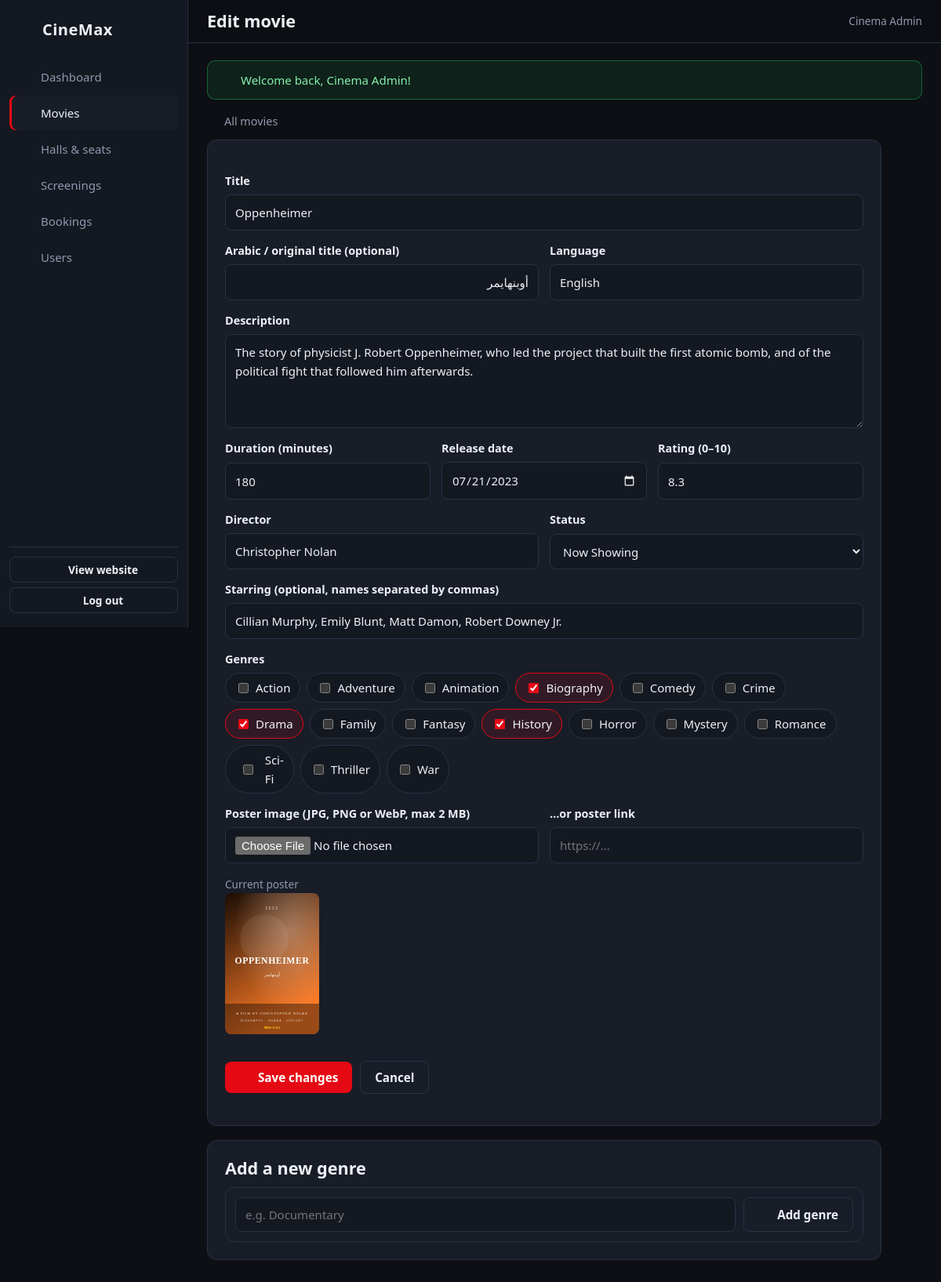
The app's page /admin/movies/12/edit (signed in) with its own data.
### tables this page shows
CREATE TABLE users (
  user_id     INT AUTO_INCREMENT PRIMARY KEY,
  full_name   VARCHAR(100) NOT NULL,
  email       VARCHAR(150) NOT NULL UNIQUE,
  phone       VARCHAR(20)  NOT NULL,
  password    VARCHAR(255) NOT NULL,
  role        ENUM('Customer','Admin') NOT NULL DEFAULT 'Customer',
  created_at  DATETIME NOT NULL DEFAULT CURRENT_TIMESTAMP
);

CREATE TABLE movies (
  movie_id     INT AUTO_INCREMENT PRIMARY KEY,
  title        VARCHAR(150) NOT NULL,
  original_title VARCHAR(150) NULL,
  language     VARCHAR(50) NOT NULL DEFAULT 'English',
  description  TEXT NOT NULL,
  duration     INT NOT NULL,
  release_date DATE NOT NULL,
  director     VARCHAR(100) NOT NULL,
  starring     VARCHAR(255) NULL,
  rating       DECIMAL(3,1) NOT NULL DEFAULT 0,
  poster       VARCHAR(255) NULL,
  status       ENUM('Now Showing','Coming Soon','Ended') NOT NULL DEFAULT 'Coming Soon',
  INDEX (status), INDEX (title)
);

CREATE TABLE genres (
  genre_id    INT AUTO_INCREMENT PRIMARY KEY,
  genre_name  VARCHAR(50) NOT NULL UNIQUE
);

### app/Core/Controller.php (called while the page is built, shortened)
<?php
abstract class Controller
{
    protected function view(string $view, array $data = [], string $layout = 'main'): void
    {
        $data['errors'] ??= $_SESSION['_errors'] ?? [];
        extract($data);
        require ROOT . "/app/Views/$view.php";
        $content = ob_get_clean();
        require ROOT . "/app/Views/layouts/$layout.php";
    }
}

### app/Controllers/Admin/MovieAdminController.php (called while the page is built, shortened)
<?php
class MovieAdminController extends Controller
{
    public function edit(int $id): void
    {
        $movie = Movie::find($id) ?? abort(404);
        $this->view('admin/movies/form', [
            'pageTitle' => 'Edit movie',
            'movie'     => $movie,
            'genres'    => Genre::allGenres(),
            'selected'  => array_map('intval', old('genres', Movie::genreIds($id))),
        ], 'admin');
    }
}

### public/index.php (called while the page is built, shortened)
<?php
spl_autoload_register(function (string $class) {
    if (str_starts_with($class, 'App\\')) {
        $file = ROOT . '/app/' . str_replace('\\', '/', substr($class, 4)) . '.php';
    }
});
require ROOT . '/app/Core/helpers.php';
$router = new App\Core\Router();
$path = parse_url($_SERVER['REQUEST_URI'] ?? '/', PHP_URL_PATH);
$base = base_path();
$router->dispatch($_SERVER['REQUEST_METHOD'], rawurldecode($path ?: '/'));

### app/Core/Database.php (called while the page is built, shortened)
<?php
class Database
{
    private static ?PDO $pdo = null;
    public static function pdo(): PDO
    {
        if (self::$pdo === null) {
            $c = config('db');
            $dsn = "mysql:host={$c['host']};port={$c['port']};dbname={$c['name']};charset={$c['charset']}";
            self::$pdo = new PDO($dsn, $c['user'], $c['password'], [
                PDO::ATTR_ERRMODE            => PDO::ERRMODE_EXCEPTION,
                PDO::ATTR_DEFAULT_FETCH_MODE => PDO::FETCH_ASSOC,
                PDO::ATTR_EMULATE_PREPARES   => false,
            ]);
            self::$pdo->exec("SET time_zone = '" . date('P') . "'");
        }
        return self::$pdo;
    }
}

### app/Core/Model.php (called while the page is built, shortened)
<?php
abstract class Model
{
    protected static function db(): PDO
    {
        return Database::pdo();
    }
    protected static function run(string $sql, array $params = []): PDOStatement
    {
        $stmt = self::db()->prepare($sql);
        $stmt->execute($params);
        return $stmt;
    }
    protected static function all(string $sql, array $params = []): array
    {
        return self::run($sql, $params)->fetchAll();
    }
    protected static function one(string $sql, array $params = []): ?array
    {
        $row = self::run($sql, $params)->fetch();
        return $row === false ? null : $row;
    }
}

### app/Models/Movie.php (called while the page is built, shortened)
<?php
class Movie extends Model
{
    public static function find(int $id): ?array
    {
        return self::one(self::LIST_SQL . ' WHERE m.movie_id = ? GROUP BY m.movie_id', [$id]);
    }
}

### app/Models/Genre.php (called while the page is built, shortened)
<?php
class Genre extends Model
{
    public static function allGenres(): array
    {
        return self::all('SELECT * FROM genres ORDER BY genre_name');
    }
}

### config/config.php (called while the page is built)
<?php
return [
    'app' => [
        'name'      => 'CineMax',
        'timezone'  => 'Africa/Tripoli',
        'currency'  => 'LYD',
        'hold_minutes' => 10,
        'cancel_hours' => 2,
        'vip_multiplier' => 1.5,
        'debug' => true,
    ],
    'db' => [
        'host'     => '127.0.0.1',
        'port'     => getenv('DB_PORT') ?: 3306,
        'name'     => 'cinema_db',
        'user'     => 'root',
        'password' => '',
        'charset'  => 'utf8mb4',
    ],
    'mail' => [
        'enabled'    => false,
        'host'       => 'smtp.gmail.com',
        'port'       => 587,
        'encryption' => 'tls',
        'username'   => 'your-address@gmail.com',
        'password'   => 'your-app-password',
        'from_email' => 'your-address@gmail.com',
        'from_name'  => 'CineMax Cinema',
    ],
];

### app/Core/Auth.php (called while the page is built, shortened)
<?php
class Auth
{
    private static ?array $user = null;
    public static function user(): ?array
    {
        if (self::$user !== null) {
            return self::$user;
        }
        if (!empty($_SESSION['user_id'])) {
            self::$user = User::find((int) $_SESSION['user_id']);
        } elseif (!empty($_COOKIE[self::COOKIE])) {
            self::loginFromCookie($_COOKIE[self::COOKIE]);
        }
        return self::$user;
    }
    public static function check(): bool
    {
        return self::user() !== null;
    }
    public static function requireLogin(): void
    {
        if (!self::check()) {
            $_SESSION['intended'] = $_SERVER['REQUEST_URI'] ?? null;
            flash('error', 'Please log in to continue.');
            redirect('/login');
        }
    }
    public static function requireAdmin(): void
    {
        self::requireLogin();
    }
}

### app/Models/User.php (called while the page is built, shortened)
<?php
class User extends Model
{
    public static function find(int $id): ?array
    {
        return self::one('SELECT user_id, full_name, email, phone, role, created_at FROM users WHERE user_id = ?', [$id]);
    }
}

### app/Views/admin/movies/form.php (the view, shortened to what this page needs)
<?php
$val = fn (string $k, $default = '') => old($k, $movie[$k] ?? $default);
$action = $movie ? url('/admin/movies/' . (int) $movie['movie_id']) : url('/admin/movies');
?>
<a class="back-link" href="<?= url('/admin/movies') ?>"><?= icon('back', 16) ?> All movies</a>
<div class="card" style="max-width:860px">
    <form method="post" action="<?= $action ?>" enctype="multipart/form-data" class="form js-validate" novalidate>
        <label class="field <?= isset($errors['title']) ? 'invalid' : '' ?>">
            <span>Title</span>
            <input type="text" name="title" value="<?= e($val('title')) ?>" required maxlength="150">
        </label>
        <div class="field-row">
            <label class="field <?= isset($errors['original_title']) ? 'invalid' : '' ?>">
                <span>Arabic / original title (optional)</span>
                <input type="text" name="original_title" value="<?= e($val('original_title')) ?>" maxlength="150" dir="auto">
            </label>
            <label class="field <?= isset($errors['language']) ? 'invalid' : '' ?>">
                <span>Language</span>
                <input type="text" name="language" value="<?= e($val('language', 'English')) ?>" required maxlength="50" list="languages">
            </label>
        </div>
        <label class="field <?= isset($errors['description']) ? 'invalid' : '' ?>">
            <span>Description</span>
            <textarea name="description" required dir="auto"><?= e($val('description')) ?></textarea>
        </label>
        <div class="field-row three">
            <label class="field <?= isset($errors['duration']) ? 'invalid' : '' ?>">
                <span>Duration (minutes)</span>
                <input type="number" name="duration" value="<?= e($val('duration')) ?>" required min="30" max="400" step="1">
            </label>
            <label class="field <?= isset($errors['release_date']) ? 'invalid' : '' ?>">
                <span>Release date</span>
                <input type="date" name="release_date" value="<?= e($val('release_date')) ?>" required>
            </label>
            <label class="field <?= isset($errors['rating']) ? 'invalid' : '' ?>">
                <span>Rating (0–10)</span>
                <input type="number" name="rating" value="<?= e($val('rating', '0')) ?>" required min="0" max="10" step="0.1">
            </label>
        </div>
        <div class="field-row">
            <label class="field <?= isset($errors['director']) ? 'invalid' : '' ?>">
                <span>Director</span>
                <input type="text" name="director" value="<?= e($val('director')) ?>" required maxlength="100">
            </label>
            <label class="field <?= isset($errors['status']) ? 'invalid' : '' ?>">
                <span>Status</span>
                <select name="status" required>
                    <?php foreach (App\Models\Movie::STATUSES as $s): ?><option <?= $val('status', 'Coming Soon') === $s ? 'selected' : '' ?>><?= e($s) ?></option><?php endforeach; ?>
                </select>
            </label>
        </div>
        <label class="field <?= isset($errors['starring']) ? 'invalid' : '' ?>">
            <span>Starring (optional, names separated by commas)</span>
            <input type="text" name="starring" value="<?= e($val('starring')) ?>" maxlength="255">
        </label>
        <div class="field <?= isset($errors['genres']) ? 'invalid' : '' ?>">
            <span>Genres</span>
            <div class="genre-checks">
                <?php foreach ($genres as $g): ?>
                    <label><input type="checkbox" name="genres[]" value="<?= (int) $g['genre_id'] ?>" <?= in_array((int) $g['genre_id'], $selected, true) ? 'checked' : '' ?>> <?= e($g['genre_name']) ?></label>
                <?php endforeach; ?>
            </div>
        </div>
        <div class="field-row">
            <label class="field <?= isset($errors['poster']) ? 'invalid' : '' ?>">
                <span>Poster image (JPG, PNG or WebP, max 2 MB)</span>
                <input type="file" name="poster" accept="image/jpeg,image/png,image/webp">
            </label>
            <label class="field <?= isset($errors['poster_url']) ? 'invalid' : '' ?>">
                <span>…or poster link</span>
                <input type="url" name="poster_url" value="<?= e(old('poster_url', preg_match('#^https?://#', (string) ($movie['poster'] ?? '')) ? $movie['poster'] : '')) ?>" placeholder="https://...">
            </label>
        </div>
        <?php if (!empty($movie['poster'])): ?>
            <div><span class="muted small">Current poster</span><img class="poster-preview" src="<?= e(poster_url($movie['poster'])) ?>" alt=""></div>
        <?php endif; ?>
        <div class="actions">
            <button class="btn" type="submit"><?= icon('check', 16) ?> <?= $movie ? 'Save changes' : 'Add movie' ?></button>
            <a class="btn btn-ghost" href="<?= url('/admin/movies') ?>">Cancel</a>
        </div>
    </form>
</div>
<div class="card" style="max-width:860px;margin-top:18px">
    <h2>Add a new genre</h2>
    <form method="post" action="<?= url('/admin/genres') ?>" class="filters" style="margin:0">
        <input type="text" name="genre_name" placeholder="e.g. Documentary" maxlength="50" required aria-label="Genre name" style="flex:1">
        <button class="btn btn-ghost" type="submit"><?= icon('plus', 16) ?> Add genre</button>
    </form>
</div>

### app/Core/Router.php (shortened to what this page needs)
<?php
class Router
{
    private array $routes = [];
    private function add(string $method, string $path, array $action, array $middleware): void
    {
        $this->routes[] = compact('method', 'regex', 'action', 'middleware');
    }
    public function dispatch(string $method, string $path): void
    {
        $path = rtrim($path, '/') ?: '/';
        foreach ($this->routes as $route) {
            if (!preg_match($route['regex'], $path, $m)) {
                continue;
            }
            foreach ($route['middleware'] as $mw) {
                if ($mw === 'auth') {
                    Auth::requireLogin();
                } elseif ($mw === 'admin') {
                    Auth::requireAdmin();
                } elseif ($mw === 'guest' && Auth::check()) {
                    redirect('/');
                }
            }
            [$class, $fn] = $route['action'];
            $args = array_map('intval', array_slice($m, 1));
            (new $class())->$fn(...$args);
            return;
        }
    }
}

### app/Views/layouts/admin.php (shortened to what this page needs)
<?php use App\Core\Auth; use App\Core\Csrf; $user = Auth::user(); ?>
<!DOCTYPE html>
<html lang="en">
<head>
    <link rel="stylesheet" href="<?= asset('assets/css/style.css') ?>">
</head>
<body class="admin-body">
<aside class="admin-side" id="admin-side">
    <a class="logo" href="<?= url('/admin') ?>"><?= icon('film', 24) ?> <span><?= e(config('app.name')) ?></span></a>
    <nav>
        <a class="<?= is_active('/admin') && !preg_match('#/admin/.#', $_SERVER['REQUEST_URI']) ? 'active' : '' ?>" href="<?= url('/admin') ?>"><?= icon('chart') ?> Dashboard</a>
        <a class="<?= is_active('/admin/movies') ?>" href="<?= url('/admin/movies') ?>"><?= icon('film') ?> Movies</a>
        <a class="<?= is_active('/admin/halls') ?>" href="<?= url('/admin/halls') ?>"><?= icon('door') ?> Halls &amp; seats</a>
        <a class="<?= is_active('/admin/showtimes') ?>" href="<?= url('/admin/showtimes') ?>"><?= icon('calendar') ?> Screenings</a>
        <a class="<?= is_active('/admin/bookings') ?>" href="<?= url('/admin/bookings') ?>"><?= icon('ticket') ?> Bookings</a>
        <a class="<?= is_active('/admin/users') ?>" href="<?= url('/admin/users') ?>"><?= icon('users') ?> Users</a>
    </nav>
    <div class="side-foot">
        <a class="btn btn-ghost btn-sm" href="<?= url('/') ?>"><?= icon('home', 16) ?> View website</a>
        <form method="post" action="<?= url('/logout') ?>">
            <button class="btn btn-ghost btn-sm btn-block" type="submit"><?= icon('logout', 16) ?> Log out</button>
        </form>
    </div>
</aside>
<div class="admin-main">
    <header class="admin-top">
        <div style="display:flex;align-items:center;gap:10px">
            <h1><?= e($pageTitle ?? 'Admin') ?></h1>
        </div>
        <span class="muted small"><?= icon('user', 16) ?> <?= e($user['full_name']) ?></span>
    </header>
    <div class="admin-content">
        <?php require ROOT . '/app/Views/partials/flash.php'; ?>
        <?= $content ?>
    </div>
</div>
</body>
</html>

### records on screen
users: full_name "Cinema Admin"
movies: title "Oppenheimer", original_title "أوبنهايمر", language "English", description "The story of physicist J. Robert Oppenheimer, who led the project that built the first atomic bomb, and of the political fight that followed him afterwards.", duration "180", release_date "07/21/2023", rating "8.3", director "Christopher Nolan", starring "Cillian Murphy, Emily Blunt, Matt Damon, Robert Downey Jr.", poster (picture)
genres: genre_name "Action"
genres: genre_name "Adventure"
genres: genre_name "Animation"
genres: genre_id "☑", genre_name "Biography"
genres: genre_name "Comedy"
genres: genre_name "Crime"
genres: genre_id "☑", genre_name "Drama"
genres: genre_name "Family"
genres: genre_name "Fantasy"
genres: genre_id "☑", genre_name "History"
genres: genre_name "Horror"
genres: genre_name "Mystery"
genres: genre_name "Romance"
genres: genre_name "Sci-Fi"
genres: genre_name "Thriller"
genres: genre_name "War"

### other values on screen
form field status "Now Showing"
